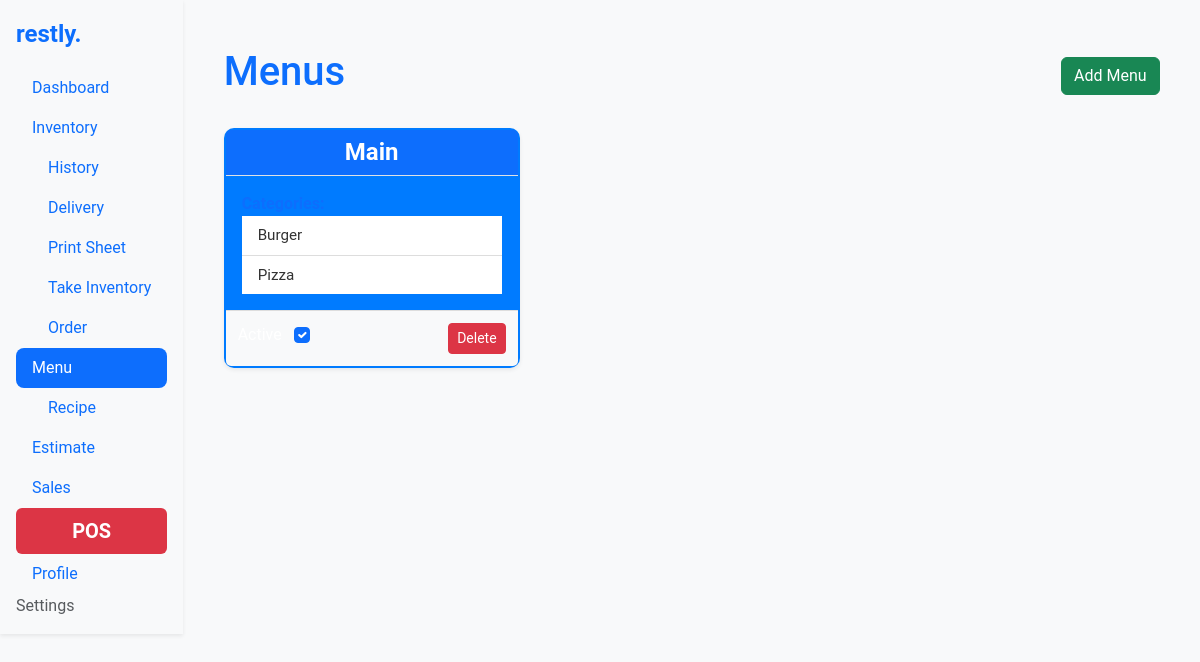
/menu/, run on an earlier commit of the app's database.
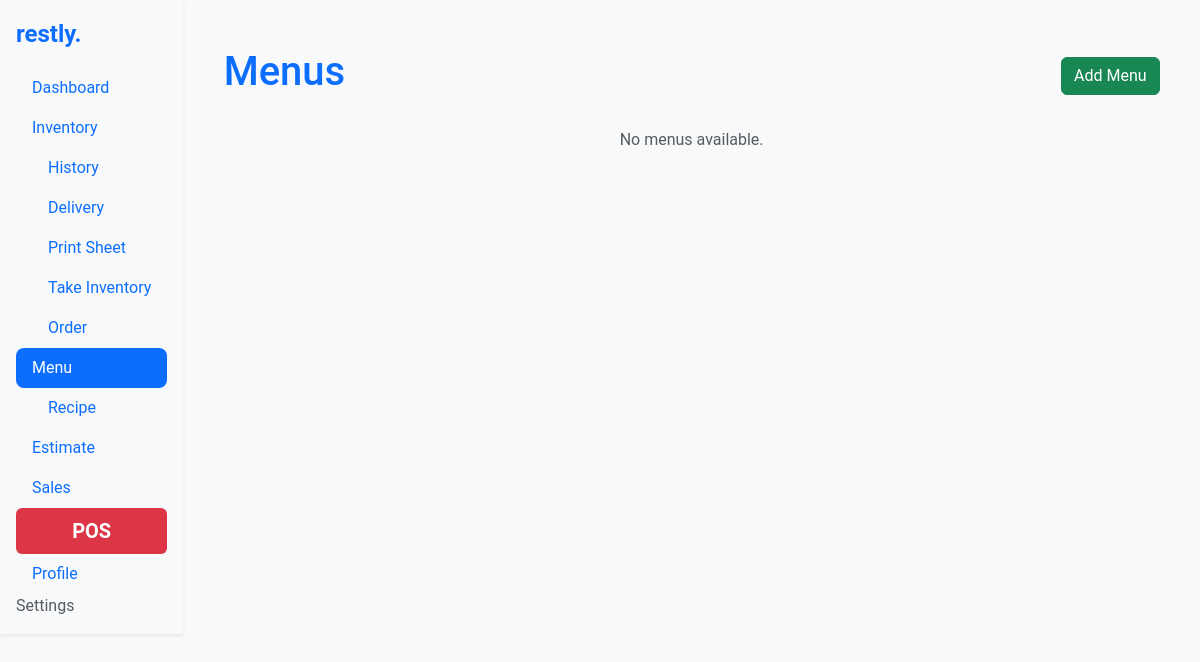
And on a later commit of the database.
### menu/models.py (models this page shows, shortened)
class Menu(models.Model):
    name = models.CharField(max_length=255, unique=True)
    slug = models.SlugField(max_length=255, unique=True, blank=True)
    is_active = models.BooleanField(default=False)

class MenuCategory(models.Model):
    name = models.CharField(max_length=255)
    slug = models.SlugField(max_length=255, unique=True, blank=True)
    menu = models.ForeignKey(Menu, on_delete=models.CASCADE, related_name="categories")
    order = models.PositiveIntegerField(default=1)
    is_active = models.BooleanField(default=True)
    class Meta:
        ordering = ['order']
        unique_together = ('name', 'menu')

### menu/views.py (the view)
# urls.py: path('', views.menu_list, name='menu_list'),
def menu_list(request):
    menus = Menu.objects.all()
    error_flag = False
    if request.method == "POST":
        menu_id = request.POST.get('menu_id')
        if menu_id:
            menu = Menu.objects.get(id=menu_id)
            menu.is_active = not menu.is_active
            menu.save()
            messages.success(request, f"Menu '{menu.name}' is now active!")
            return redirect('menu_list')
        if "delete_menu_id" in request.POST:
            menu_id = int(request.POST["delete_menu_id"])
            menu = get_object_or_404(Menu, id=menu_id)
            menu.delete()
            messages.success(request, f"Menu '{menu.name}' deleted successfully!")
            return redirect("menu_list")
        form = MenuForm(request.POST)
        if form.is_valid():
            form.save()
            messages.success(request, "Menu added successfully!")
            return redirect('menu_list')
        else:
            error_flag = True
    else:
        form = MenuForm()
    context = {
        'menus': menus,
        'form': form,
        'error_flag': error_flag,
    }
    return render(request, 'menu/menu_list.html', context)

### menu/forms.py
class MenuForm(forms.ModelForm):
    class Meta:
        model = Menu
        fields = ['name']

### menu/templates/menu/menu_list.html (shortened to what this page needs)
{% extends 'base.html' %}
{% block content %}
<div class="container my-4">
    <div class="d-flex justify-content-between align-items-center mb-4">
        <h1 class="text-primary">Menus</h1>
        <button class="btn btn-success" data-bs-toggle="modal" data-bs-target="#addMenuModal">
             Add Menu
        </button>
    </div>
    <div class="row g-4">
        {% for menu in menus %}
        <div class="col-md-4">
            <div class="card shadow-sm h-100 menu-box {% if menu.is_active %}active{% endif %}">
                <a href="{% url 'menu_detail' menu.slug %}" class="text-decoration-none">
                    <div class="card-header bg-primary text-white text-center">
                        <h3 class="menu-title">{{ menu.name }}</h3>
                    </div>
                    <div class="card-body">
                        <ul class="list-group list-group-flush">
                            <b>Categories:</b>
                            {% for category in menu.categories.all|slice:":3" %}
                            <li class="list-group-item">
                                {{ category.name }}
                            </li>
                            {% empty %}
                            <li class="list-group-item text-muted">No categories available</li>
                            {% endfor %}
                        </ul>
                    </div>
                </a>
                <div class="card-footer text-center d-flex justify-content-between">
                    <form method="post" class="d-inline">
                        <label class="form-check-label me-2">Active</label>
                        <input type="checkbox" onchange="this.form.submit()" {% if menu.is_active %}checked{% endif %} class="form-check-input">
                    </form>
                    <button class="btn btn-danger btn-sm" data-bs-toggle="modal" data-bs-target="#deleteMenuModal-{{ menu.id }}">
                         Delete
                    </button>
                </div>
            </div>
        </div>
        {% empty %}
        <div class="col-12">
            <p class="text-muted text-center">No menus available.</p>
        </div>
        {% endfor %}
    </div>
</div>
{% endblock %}

What changed in the data, as far as the page shows it:
removed Menu: name "Main", is_active "☑"
removed MenuCategory: name "Burger"
removed MenuCategory: name "Pizza"
Also different on the page:
text now shown: "No menus available."
